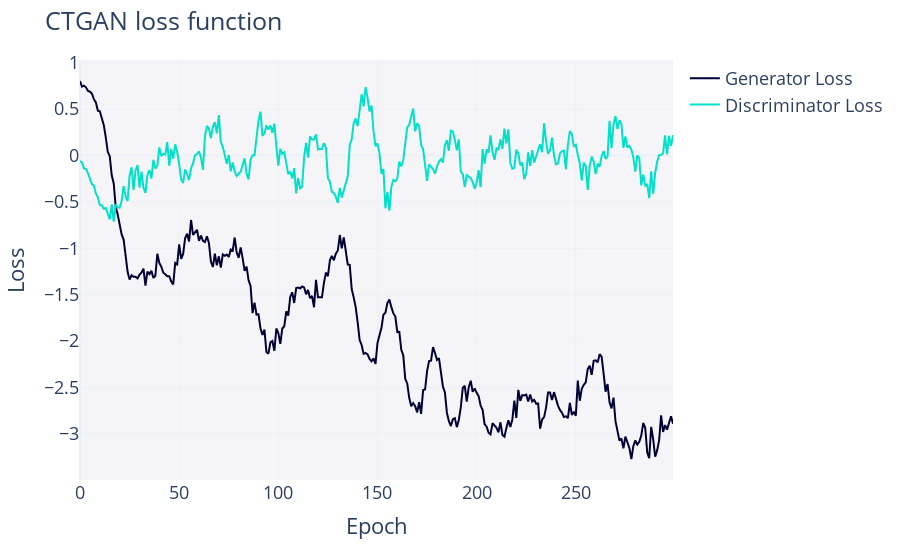

The notebook cell saved with this chart:
### Markdown cell above
>Muchas veces la gráfica de densidad de los datos sintéticos no está completa debido a que no ha generado datos para un dato concreto de números, si aumentáramos las muestras sintéticas a crear esto no pasaría.
>
>Vemos que las gráficas de densidad de los datos sintéticos se pueden acercar a las de los datos reales, pero hay muchos campos en el que las gráficas de densidad no tienen nada que ver.

### Code cell
synthesizer.get_loss_values_plot().show("vscode")

### Figure 1 — Plotly figure (JSON) as saved in the notebook; plotly's stock layout.template omitted (floating-point values rounded to 4 significant figures; data arrays with more than 128 entries replaced by an {"elided": "..."} marker saying what was removed)
{"data": [{"hovertemplate": "variable=Generator Loss<br>Epoch=%{x}<br>value=%{y}<extra></extra>", "legendgroup": "Generator Loss", "line": {"color": "#000036", "dash": "solid"}, "marker": {"symbol": "circle"}, "mode": "lines", "name": "Generator Loss", "orientation": "v", "showlegend": true, "type": "scatter", "x": {"elided": "300 int values"}, "xaxis": "x", "y": {"elided": "300 float values"}, "yaxis": "y"}, {"hovertemplate": "variable=Discriminator Loss<br>Epoch=%{x}<br>value=%{y}<extra></extra>", "legendgroup": "Discriminator Loss", "line": {"color": "#01E0C9", "dash": "solid"}, "marker": {"symbol": "circle"}, "mode": "lines", "name": "Discriminator Loss", "orientation": "v", "showlegend": true, "type": "scatter", "x": {"elided": "300 int values"}, "xaxis": "x", "y": {"elided": "300 float values"}, "yaxis": "y"}], "layout": {"font": {"size": 18}, "legend": {"orientation": "v", "title": {"text": ""}, "tracegroupgap": 0}, "margin": {"t": 60}, "plot_bgcolor": "#F5F5F8", "title": {"text": "CTGAN loss function"}, "xaxis": {"anchor": "y", "domain": [0, 1], "title": {"text": "Epoch"}}, "yaxis": {"anchor": "x", "domain": [0, 1], "title": {"text": "Loss"}}}}
